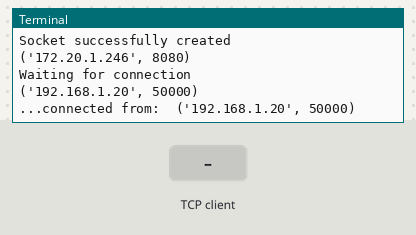
Bench run of a program on a simulated Raspberry Pi (BCM pin numbers). On the bench: the last lines printed to the terminal. Inputs (shaded band) come from the test bench. One TCP client connects 1 s after the port opens and stays connected.

Above: at 1.2 s.
1.3 s: the TCP client sends "1"
At 1.7 s:
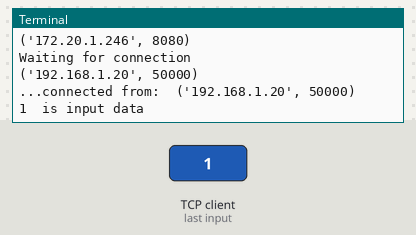
2.8 s: the TCP client sends "on"
At 4.0 s:
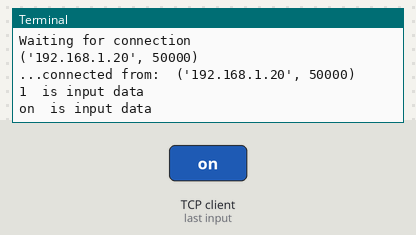
4.3 s: the TCP client sends "off"
At 5.2 s:
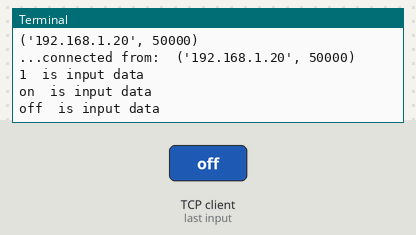

The program:

PicarApp.py
```python
from socket import *
from time import ctime

tasks = ['a', 'r']

HOST = '172.20.1.246';
PORT = 8080
BUFSIZE = 1024
ADDR = (HOST, PORT)


tcpSerSock = socket(AF_INET,SOCK_STREAM)
print ("Socket successfully created")
#tcpSerSock = socket(AF_INET, SOCK_STREAM)
tcpSerSock.bind(ADDR)
print (ADDR)
tcpSerSock.listen(5)

while True:
    print ('Waiting for connection')
    tcpCliSock,addr = tcpSerSock.accept()
    print (addr)
    print ('...connected from: ', addr)
    try:
        while True:
            data = ''
            data = tcpCliSock.recv(BUFSIZE)
            if not data:
                break;
            print (data.decode(), ' is input data')
            if data.decode() == tasks[0]:
                print ('avoid in running')
                import avoid
                avoid.main()

            if data.decode() == tasks[1]:
                print ('recognition in running')
                import testing
                testing.main()


    except KeyboardInterrupt:
        avoid.close()
        testing.close()

tcpSerSock.close()
```

Measured:
- after the input at 1.3 s, the terminal: prints a new line at once (image 1)
- after the input at 2.8 s, the terminal: prints a new line at once (image 2)
- after the input at 4.3 s, the terminal: prints a new line at once (image 3)
